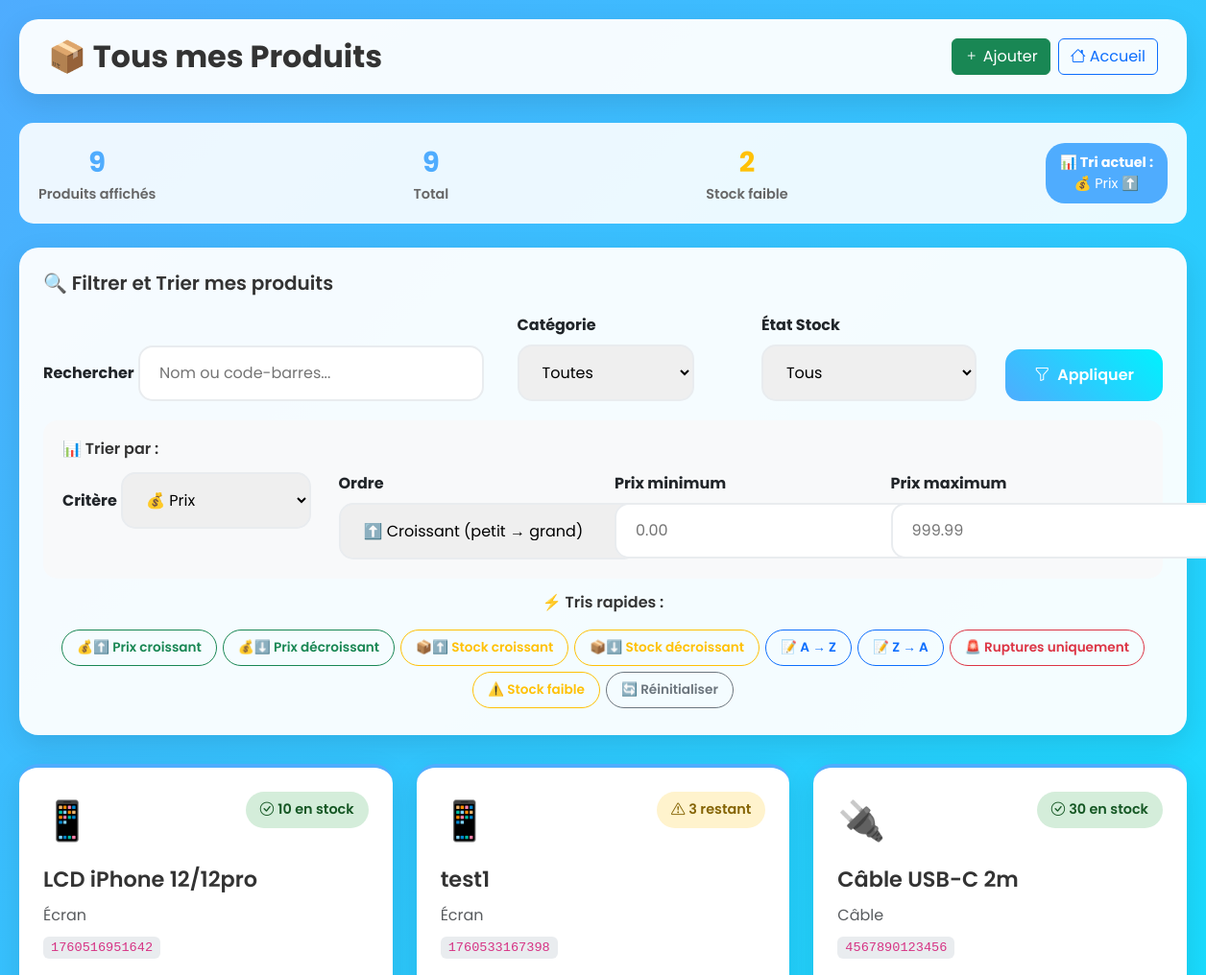
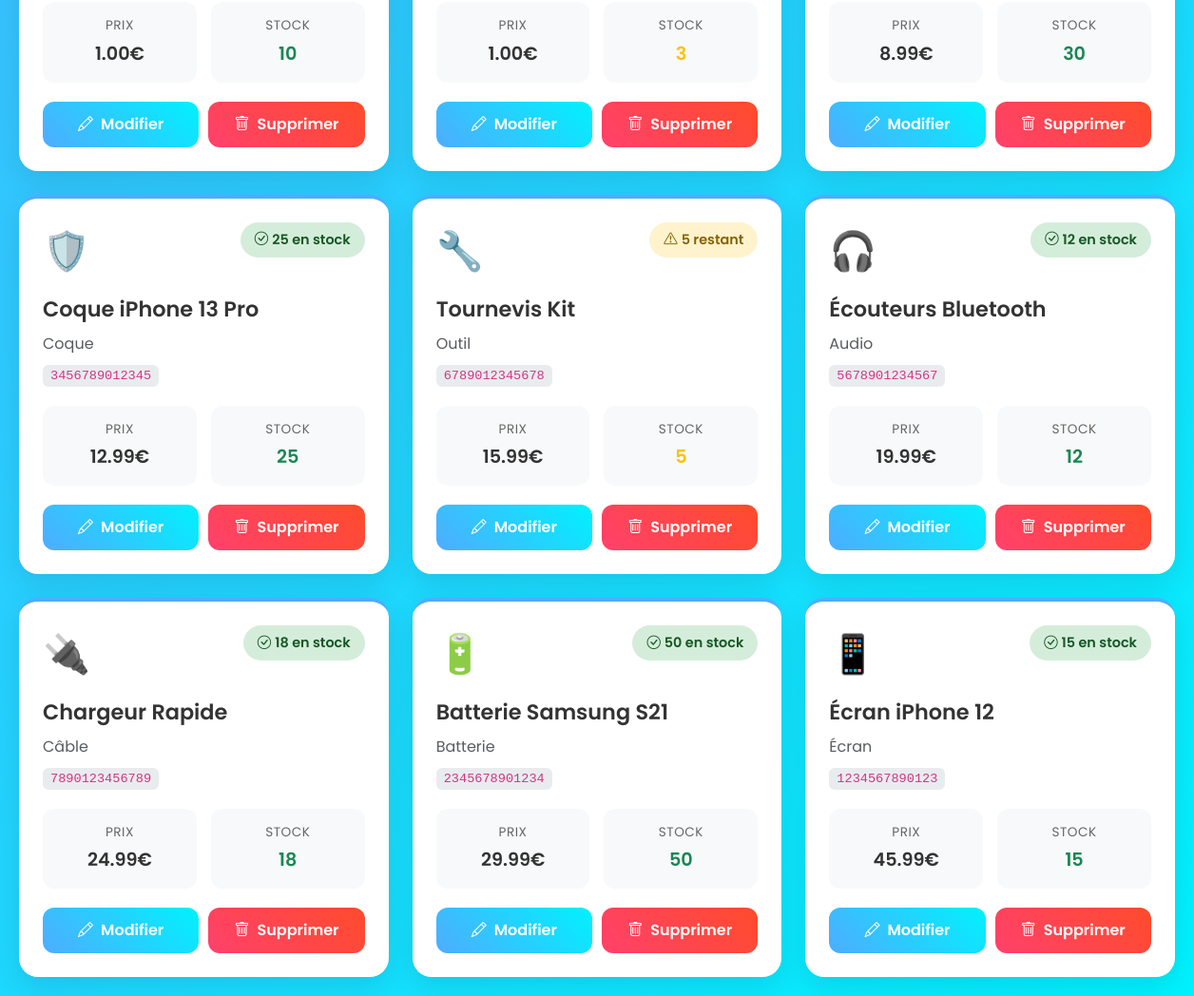
The app's page /produits?sort=prix&order=asc with its own data (2 pictures, top to bottom).
### tables this page shows
CREATE TABLE categories (
            id INTEGER PRIMARY KEY AUTOINCREMENT,
            nom TEXT NOT NULL UNIQUE,
            emoji TEXT DEFAULT '📦',
            description TEXT,
            date_creation TIMESTAMP DEFAULT CURRENT_TIMESTAMP
        );

CREATE TABLE produits (
            id INTEGER PRIMARY KEY AUTOINCREMENT,
            nom TEXT NOT NULL,
            code_barres TEXT UNIQUE NOT NULL,
            prix REAL NOT NULL,
            stock INTEGER NOT NULL DEFAULT 0,
            categorie TEXT DEFAULT 'Autre',
            date_creation TIMESTAMP DEFAULT CURRENT_TIMESTAMP
        );

### app.py (the view)
@app.route('/produits')
def voir_produits():
    try:
        conn, db_type = get_db_connection()
        if db_type == 'postgresql':
            cursor = conn.cursor(cursor_factory=RealDictCursor)
            placeholder = '%s'
        else:
            cursor = conn.cursor()
            placeholder = '?'
        recherche = request.args.get('q', '').strip()
        categorie = request.args.get('cat', '').strip()
        stock_filter = request.args.get('stock', '').strip()
        prix_min = request.args.get('prix_min', '').strip()
        prix_max = request.args.get('prix_max', '').strip()
        tri = request.args.get('sort', 'nom').strip()
        ordre = request.args.get('order', 'asc').strip()
        query = 'SELECT * FROM produits WHERE 1=1'
        params = []
        if recherche:
            query += f' AND (nom ILIKE {placeholder} OR code_barres LIKE {placeholder})'
            params.extend([f'%{recherche}%', f'%{recherche}%'])
        if categorie:
            query += f' AND categorie = {placeholder}'
            params.append(categorie)
        if stock_filter == 'out':
            query += ' AND stock = 0'
        elif stock_filter == 'low':
            query += ' AND stock > 0 AND stock <= 5'
        elif stock_filter == 'ok':
            query += ' AND stock > 5'
        if prix_min:
            query += f' AND prix >= {placeholder}'
            params.append(float(prix_min))
        if prix_max:
            query += f' AND prix <= {placeholder}'
            params.append(float(prix_max))
        colonnes_tri = {
            'nom': 'nom',
            'prix': 'prix',
            'stock': 'stock',
            'categorie': 'categorie',
            'date': 'date_creation'
        }
        colonne_tri = colonnes_tri.get(tri, 'nom')
        ordre_sql = 'DESC' if ordre == 'desc' else 'ASC'
        query += f' ORDER BY {colonne_tri} {ordre_sql}'
        cursor.execute(query, params)
        produits = cursor.fetchall()
        cursor.execute('SELECT COUNT(*) as total FROM produits')
        total = cursor.fetchone()['total'] if db_type == 'postgresql' else cursor.fetchone()[0]
        cursor.execute('SELECT COUNT(*) as ruptures FROM produits WHERE stock = 0')
        ruptures = cursor.fetchone()['ruptures'] if db_type == 'postgresql' else cursor.fetchone()[0]
        cursor.execute('SELECT COUNT(*) as stock_faible FROM produits WHERE stock > 0 AND stock <= 5')
        stock_faible = cursor.fetchone()['stock_faible'] if db_type == 'postgresql' else cursor.fetchone()[0]
        conn.close()
        stats = {
            'total': total,
            'ruptures': ruptures,
            'stock_faible': stock_faible,
            'resultats': len(produits)
        }
        return render_template('produits.html',
                             produits=[dict(p) for p in produits],
                             categories=get_categories(),
                             stats=stats,
                             filtres={
                                 'recherche': recherche,
                                 'categorie': categorie,
                                 'stock_filter': stock_filter,
                                 'prix_min': prix_min,
                                 'prix_max': prix_max,
                                 'tri': tri,
                                 'ordre': ordre
                             })
    except Exception as e:
        return render_template('error.html', error=str(e))

### templates/produits.html (shortened to what this page needs)
<!DOCTYPE html>
<html lang="fr">
<head>
    <link href="https://cdn.jsdelivr.net/npm/bootstrap@5.3.2/dist/css/bootstrap.min.css" rel="stylesheet">
    <link href="https://cdn.jsdelivr.net/npm/bootstrap-icons@1.11.1/font/bootstrap-icons.css" rel="stylesheet">
</head>
<body>
    <div class="container-simple">
        <div class="header-bar">
            <h1 class="page-title">📦 Tous mes Produits</h1>
            <div class="d-flex gap-2">
                <a href="/ajouter" class="btn btn-success">
                    <i class="bi bi-plus me-1"></i>Ajouter
                </a>
                <a href="/" class="btn btn-outline-primary">
                    <i class="bi bi-house me-1"></i>Accueil
                </a>
            </div>
        </div>
        <div class="stats-bar">
            <div class="stat-simple">
                <div class="stat-number">{{ stats.resultats }}</div>
                <div class="stat-label">Produits affichés</div>
            </div>
            <div class="stat-simple">
                <div class="stat-number">{{ stats.total }}</div>
                <div class="stat-label">Total</div>
            </div>
            {% if stats.stock_faible > 0 %}
            <div class="stat-simple">
                <div class="stat-number text-warning">{{ stats.stock_faible }}</div>
                <div class="stat-label">Stock faible</div>
            </div>
            {% endif %}
            {% if filtres.tri != 'nom' or filtres.ordre != 'asc' or filtres.recherche or filtres.categorie or filtres.stock_filter or filtres.prix_min or filtres.prix_max %}
            <div class="stat-simple">
                <div style="background: #4facfe; color: white; padding: 10px 15px; border-radius: 20px; font-size: 0.9rem;">
                    <strong>📊 Tri actuel :</strong><br>
                    {% if filtres.tri == 'prix' %}💰 Prix{% elif filtres.tri == 'stock' %}📦 Stock{% elif filtres.tri == 'categorie' %}📂 Catégorie{% elif filtres.tri == 'date' %}📅 Date{% else %}📝 Nom{% endif %}
                    {% if filtres.ordre == 'desc' %}⬇️{% else %}⬆️{% endif %}
                </div>
            </div>
            {% endif %}
        </div>
        <div class="filters-simple">
            <h5 style="color: #333; font-weight: 600; margin-bottom: 20px;">
                🔍 Filtrer et Trier mes produits
            </h5>
            <form method="GET">
                <div class="filter-row" style="grid-template-columns: 2fr 1fr 1fr auto; margin-bottom: 20px;">
                    <div>
                        <label class="form-label fw-bold">Rechercher</label>
                        <input type="text" name="q" class="filter-input"
                               placeholder="Nom ou code-barres..."
                               value="{{ filtres.recherche }}">
                    </div>
                    <div>
                        <label class="form-label fw-bold">Catégorie</label>
                        <select name="cat" class="filter-input">
                            <option value="">Toutes</option>
                        </select>
                    </div>
                    <div>
                        <label class="form-label fw-bold">État Stock</label>
                        <select name="stock" class="filter-input">
                            <option value="">Tous</option>
                        </select>
                    </div>
                    <button type="submit" class="btn-filter">
                        <i class="bi bi-funnel me-2"></i>Appliquer
                    </button>
                </div>
                <div style="background: #f8f9fa; padding: 20px; border-radius: 15px; margin-bottom: 15px;">
                    <h6 style="color: #333; font-weight: 600; margin-bottom: 15px;">
                        📊 Trier par :
                    </h6>
                    <div class="row">
                        <div class="col-md-3">
                            <label class="form-label fw-bold">Critère</label>
                            <select name="sort" class="filter-input">
                                <option value="prix" {% if filtres.tri == 'prix' %}selected{% endif %}>💰 Prix</option>
                            </select>
                        </div>
                        <div class="col-md-3">
                            <label class="form-label fw-bold">Ordre</label>
                            <select name="order" class="filter-input">
                                <option value="asc" {% if filtres.ordre == 'asc' %}selected{% endif %}>⬆️ Croissant (petit → grand)</option>
                            </select>
                        </div>
                        <div class="col-md-3">
                            <label class="form-label fw-bold">Prix minimum</label>
                            <input type="number" name="prix_min" class="filter-input"
                                   placeholder="0.00" step="0.01" min="0"
                                   value="{{ filtres.prix_min }}">
                        </div>
                        <div class="col-md-3">
                            <label class="form-label fw-bold">Prix maximum</label>
                            <input type="number" name="prix_max" class="filter-input"
                                   placeholder="999.99" step="0.01" min="0"
                                   value="{{ filtres.prix_max }}">
                        </div>
                    </div>
                </div>
                <div style="text-align: center;">
                    <h6 style="color: #333; font-weight: 600; margin-bottom: 15px;">
                        ⚡ Tris rapides :
                    </h6>
                    <div class="d-flex flex-wrap justify-content-center">
                        <a href="?sort=prix&order=asc" class="btn btn-outline-success quick-sort-btn">
                            💰⬆️ Prix croissant
                        </a>
                        <a href="?sort=prix&order=desc" class="btn btn-outline-success quick-sort-btn">
                            💰⬇️ Prix décroissant
                        </a>
                        <a href="?sort=stock&order=asc" class="btn btn-outline-warning quick-sort-btn">
                            📦⬆️ Stock croissant
                        </a>
                        <a href="?sort=stock&order=desc" class="btn btn-outline-warning quick-sort-btn">
                            📦⬇️ Stock décroissant
                        </a>
                        <a href="?sort=nom&order=asc" class="btn btn-outline-primary quick-sort-btn">
                            📝 A → Z
                        </a>
                        <a href="?sort=nom&order=desc" class="btn btn-outline-primary quick-sort-btn">
                            📝 Z → A
                        </a>
                        <a href="?stock=out" class="btn btn-outline-danger quick-sort-btn">
                            🚨 Ruptures uniquement
                        </a>
                        <a href="?stock=low" class="btn btn-outline-warning quick-sort-btn">
                            ⚠️ Stock faible
                        </a>
                        <a href="/produits" class="btn btn-outline-secondary quick-sort-btn">
                            🔄 Réinitialiser
                        </a>
                    </div>
                </div>
            </form>
        </div>
        {% if produits %}
        <div class="products-grid">
            {% for produit in produits %}
            <div class="product-card-simple">
                <div class="product-header">
                    <div class="product-emoji">
                        {% for cat in categories %}
                            {% if cat.nom == produit.categorie %}
                                {{ cat.emoji }}
                            {% endif %}
                        {% endfor %}
                    </div>
                    <div class="stock-badge
                        {% if produit.stock == 0 %}stock-out
                        {% elif produit.stock <= 5 %}stock-low
                        {% else %}stock-ok{% endif %}">
                        {% if produit.stock == 0 %}
                            <i class="bi bi-x-circle me-1"></i>Rupture
                        {% elif produit.stock <= 5 %}
                            <i class="bi bi-exclamation-triangle me-1"></i>{{ produit.stock }} restant
                        {% else %}
                            <i class="bi bi-check-circle me-1"></i>{{ produit.stock }} en stock
                        {% endif %}
                    </div>
                </div>
                <div class="product-name">{{ produit.nom }}</div>
                <div class="text-muted mb-2">{{ produit.categorie }}</div>
                <code style="background: #e9ecef; padding: 4px 8px; border-radius: 6px; font-size: 0.85rem;">
                    {{ produit.code_barres }}
                </code>
                <div class="product-details">
                    <div class="detail-box">
                        <div class="detail-label">Prix</div>
                        <div class="detail-value">{{ "%.2f"|format(produit.prix) }}€</div>
                    </div>
                    <div class="detail-box">
                        <div class="detail-label">Stock</div>
                        <div class="detail-value
                            {% if produit.stock == 0 %}text-danger
                            {% elif produit.stock <= 5 %}text-warning
                            {% else %}text-success{% endif %}">
                            {{ produit.stock }}
                        </div>
                    </div>
                </div>
                <div class="product-actions">
                    <a href="/modifier/{{ produit.id }}" class="btn-action btn-edit">
                        <i class="bi bi-pencil"></i>Modifier
                    </a>
                    <a href="/supprimer/{{ produit.id }}" class="btn-action btn-delete"
                       onclick="return confirm('🗑️ Supprimer {{ produit.nom }} ?')">
                        <i class="bi bi-trash"></i>Supprimer
                    </a>
                </div>
            </div>
            {% endfor %}
        </div>
        {% endif %}
    </div>
</body>
</html>

### records on screen
produits: stock "10", nom "LCD iPhone 12/12pro", categorie "Écran", code_barres "1760516951642", prix "1.00"
categories: emoji "📱"
produits: stock "3", nom "test1", categorie "Écran", code_barres "1760533167398", prix "1.00"
produits: stock "30", nom "Câble USB-C 2m", categorie "Câble", code_barres "4567890123456", prix "8.99"
categories: emoji "🔌"
produits: stock "25", nom "Coque iPhone 13 Pro", categorie "Coque", code_barres "3456789012345", prix "12.99"
categories: emoji "🛡️"
produits: stock "5", nom "Tournevis Kit", categorie "Outil", code_barres "6789012345678", prix "15.99"
categories: emoji "🔧"
produits: stock "12", nom "Écouteurs Bluetooth", categorie "Audio", code_barres "5678901234567", prix "19.99"
categories: emoji "🎧"
produits: stock "18", nom "Chargeur Rapide", categorie "Câble", code_barres "7890123456789", prix "24.99"
produits: stock "50", nom "Batterie Samsung S21", categorie "Batterie", code_barres "2345678901234", prix "29.99"
categories: emoji "🔋"
produits: stock "15", nom "Écran iPhone 12", categorie "Écran", code_barres "1234567890123", prix "45.99"

### other values on screen
{{ stats.resultats }} "9"
{{ stats.total }} "9"
{{ stats.stock_faible }} "2"
